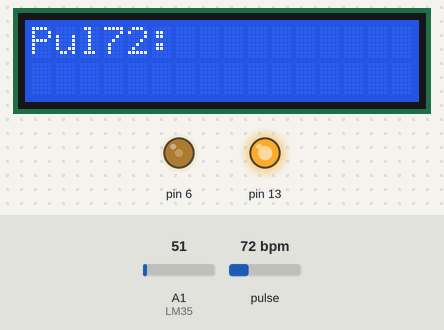
A sketch run on a simulated Arduino Uno, built with avr-gcc and run on an emulated ATmega328P. Shown: 16×2 character LCD, output pins drawn as LEDs (lit = HIGH). The test bench sets the inputs (shaded band); at power-on: pulse 72 bpm, A1 (LM35) = 51. What the sketch prints to the serial monitor is not drawn.

Above: at 1.2 s.
1.3 s: pulse set to 42 bpm
At 3.3 s:
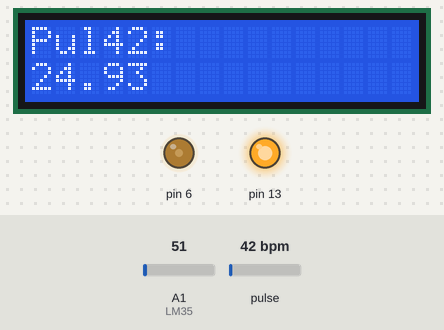
3.6 s: A1 (LM35) set to 61
At 7.3 s:
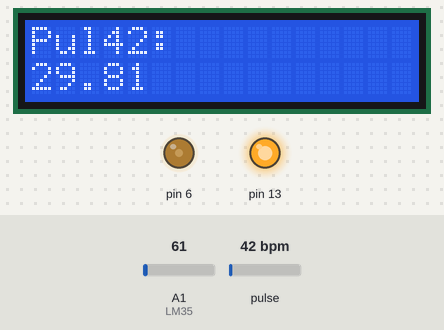
7.6 s: pulse set to 70 bpm
At 9.4 s:
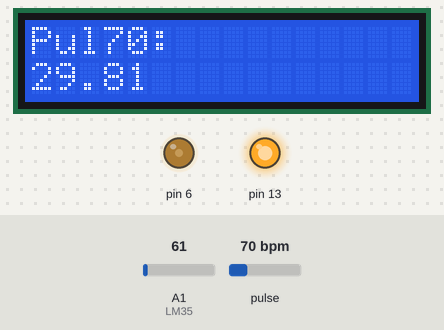
9.9 s: A1 (LM35) set to 71
At 13.4 s:
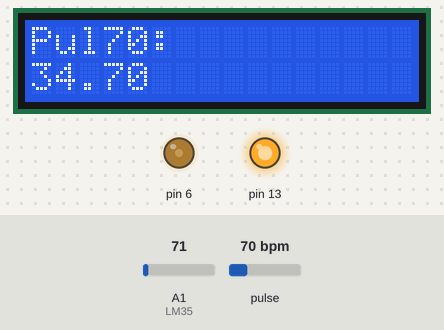
13.7 s: pulse set to 100 bpm
At 15.5 s:
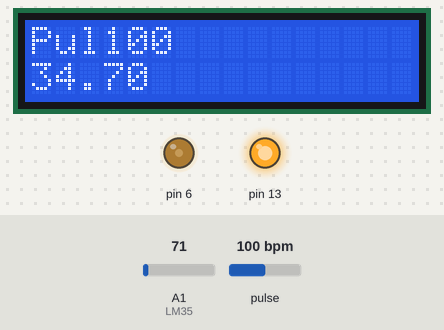
16.0 s: A1 (LM35) set to 86
At 19.5 s:
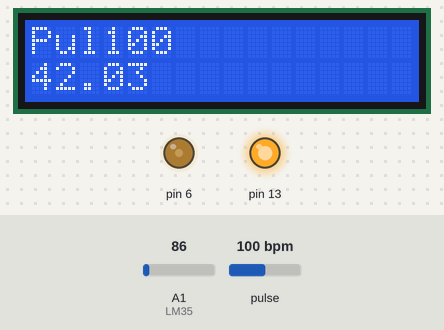
Timing chart, 0 to 20.7 s (numbered marks = the images above; inputs shaded):
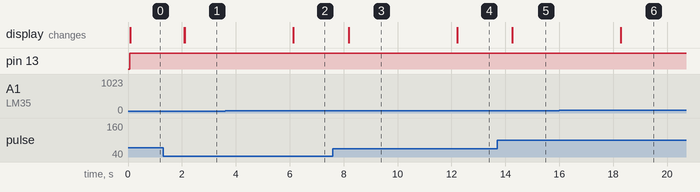

Measured:
- after the input at 1.3 s, the display: first differs from a run without the input after 0.81 s (image 1)
- after the input at 3.6 s, the display: changes after 2.5 s (image 2)
- after the input at 7.6 s, the display: changes after 0.58 s (image 3)
- after the input at 9.9 s, the display: changes after 2.3 s (image 4)
- after the input at 13.7 s, the display: changes after 0.55 s (image 5)
- after the input at 16.0 s, the display: changes after 2.3 s (image 6)

The sketch:

arduino.ino
```cpp
#define USE_ARDUINO_INTERRUPTS true    // Set-up low-level interrupts for most acurate BPM maths.
#include <PulseSensorPlayground.h>
#include <LiquidCrystal.h>
#define LM35 A1
int Contrast=75;
LiquidCrystal lcd(12, 11, 5, 4, 3, 2);

//  Variables
const int PulseWire = 0;       // PulseSensor PURPLE WIRE connected to ANALOG PIN 0
const int LED13 = 13;          // The on-board Arduino LED, close to PIN 13.
int Threshold = 550;           // Determine which Signal to "count as a beat" and which to ignore.
PulseSensorPlayground pulseSensor;  // Creates an instance of the PulseSensorPlayground object called "pulseSensor
void setup()
{
  Serial.begin(9600);
  analogWrite(6,Contrast);
  lcd.begin(16, 2);
  pulseSensor.analogInput(PulseWire);
  pulseSensor.blinkOnPulse(LED13);       //auto-magically blink Arduino's LED with heartbeat.
  pulseSensor.setThreshold(Threshold);
  // Double-check the "pulseSensor" object was created and "began" seeing a signal.
   if (pulseSensor.begin()) {
    Serial.println("We created a pulseSensor Object !");  //This prints one time at Arduino power-up,  or on Arduino reset.
  }
}

void loop()
{

 int myBPM = pulseSensor.getBeatsPerMinute();  // Calls function on our pulseSensor object that returns BPM as an "int".
                                               // "myBPM" hold this BPM value now.
if (pulseSensor.sawStartOfBeat())
{            // Constantly test to see if "a beat happened".
 Serial.println("♥  A HeartBeat Happened ! "); // If test is "true", print a message "a heartbeat happened".
 Serial.print("BPM: ");                        // Print phrase "BPM: "
 Serial.println(myBPM);                        // Print the value inside of myBPM.
}

  delay(20);

  lcd.setCursor(0, 0);
     lcd.print("Pulse: ");

    lcd.setCursor(3, 0);
    lcd.print(myBPM);

    float lmvalue = analogRead(LM35);
  float tempr = (lmvalue*500)/1023;
  //Serial.println(tempr);
  delay(2000);
   lcd.setCursor(0, 1);
    lcd.print("Temp");
   lcd.setCursor(0,6);
    lcd.print(tempr);

}
```
